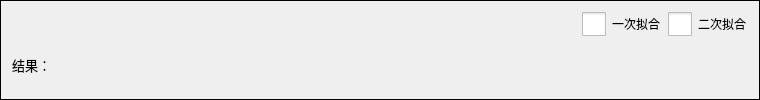
      <widget class="QFrame" name="frame_7">
       <property name="frameShape">
        <enum>QFrame::Box</enum>
       </property>
       <property name="frameShadow">
        <enum>QFrame::Plain</enum>
       </property>
       <layout class="QGridLayout" name="gridLayout_10">
        <item row="0" column="0">
         <spacer name="horizontalSpacer_13">
          <property name="orientation">
           <enum>Qt::Horizontal</enum>
          </property>
          <property name="sizeHint" stdset="0">
           <size>
            <width>564</width>
            <height>20</height>
           </size>
          </property>
         </spacer>
        </item>
        <item row="0" column="1">
         <widget class="QCheckBox" name="matchBox1">
          <property name="minimumSize">
           <size>
            <width>80</width>
            <height>0</height>
           </size>
          </property>
          <property name="styleSheet">
           <string notr="true">QCheckBox::indicator
{
	width:24px;
	height:24px;
}
QCheckBox::indicator:checked
{
	image:url(&quot;://duihao.png&quot;);
}</string>
          </property>
          <property name="text">
           <string>一次拟合</string>
          </property>
         </widget>
        </item>
        <item row="0" column="2">
         <widget class="QCheckBox" name="matchBox2">
          <property name="minimumSize">
           <size>
            <width>80</width>
            <height>0</height>
           </size>
          </property>
          <property name="styleSheet">
           <string notr="true">QCheckBox::indicator
{
	width:24px;
	height:24px;
}
QCheckBox::indicator:checked
{
	image:url(&quot;://duihao.png&quot;);
}</string>
          </property>
          <property name="text">
           <string>二次拟合</string>
          </property>
         </widget>
        </item>
        <item row="1" column="0" colspan="3">
         <widget class="QLabel" name="lbResult">
          <property name="enabled">
           <bool>true</bool>
          </property>
          <property name="sizePolicy">
           <sizepolicy hsizetype="Minimum" vsizetype="Preferred">
            <horstretch>0</horstretch>
            <verstretch>0</verstretch>
           </sizepolicy>
          </property>
          <property name="minimumSize">
           <size>
            <width>650</width>
            <height>0</height>
           </size>
          </property>
          <property name="font">
           <font>
            <pointsize>10</pointsize>
            <weight>50</weight>
            <italic>false</italic>
            <bold>false</bold>
           </font>
          </property>
          <property name="text">
           <string>结果：</string>
          </property>
         </widget>
        </item>
       </layout>
      </widget>
